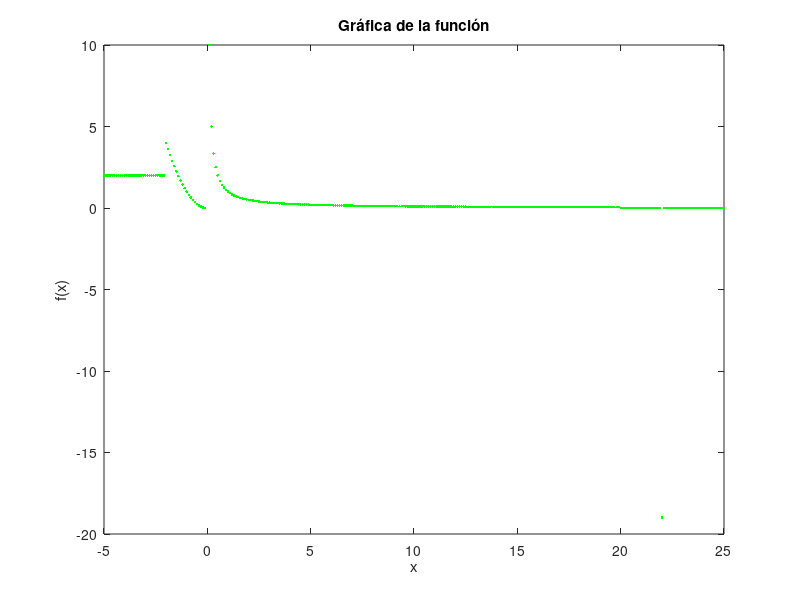

MATLAB code for this plot:
% TP1-Ejercicio6b

% Limpiamos la ventana de comandos y las variables previas
clc
clear
%Definimos vectores
x = -5:0.1:25; % define el rango de x
f = zeros(size(x)); % inicializa el vector de salida
%Asignacion de puntos 
f(x < -2) = 2; % asigna 2 para x < -2
f(x >= -2 & x < 3) = x(x >= -2 & x < 3).^2; % asigna x^2 para -2 <= x < 3
f(x > 0 & x < 20) = 1 ./ x(x > 0 & x < 20); % asigna 1/x para 0 < x < 20
f(x == 22) = 3 - x(x == 22); % asigna 3-x para x = 22
f(x == 0) = NaN; % asigna NaN (Not a Number) para x = 0
%Graficamos la funcion
plot(x, f,'g.'); % grafica la función
xlabel('x'); ylabel('f(x)'); % agrega etiquetas de eje
title('Gráfica de la función'); % agrega título